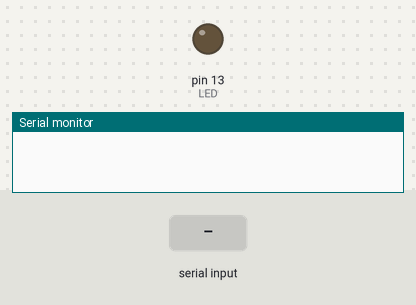
A sketch run on a simulated Arduino Uno, built with avr-gcc and run on an emulated ATmega328P. Parts: output pins drawn as LEDs (lit = HIGH), the last lines printed to the serial monitor. The test bench sets the inputs (shaded band).

Above: at 1.2 s.
1.3 s: "a\n" received over Serial
At 1.8 s:
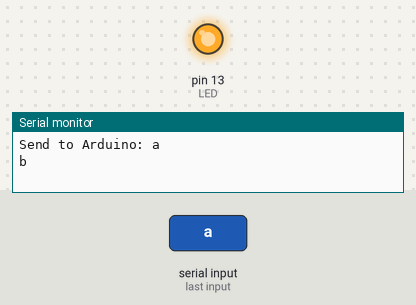
4.3 s: "b\n" received over Serial
At 5.2 s:
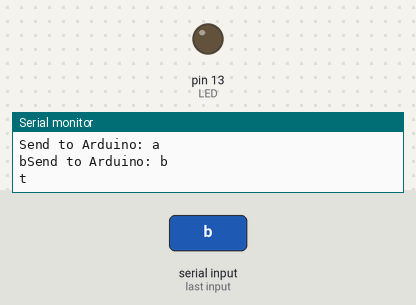
Timing chart, 0 to 7.3 s (numbered marks = the images above; inputs shaded):
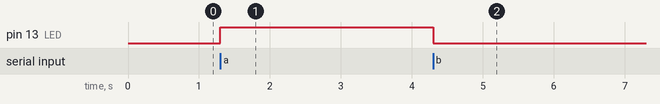

Measured:
- after the input at 1.3 s, pin 13 (LED): LOW → HIGH at once
- after the input at 4.3 s, pin 13 (LED): HIGH → LOW at once

The sketch:

Test_UART.ino
```cpp
const int LED = 13; //Sử dụng chân 13 trên board để điều khiển đèn LED
String data = "";   //Khai báo biến data lưu lệnh mà người dùng nhập
void setup()
{
  pinMode(LED, OUTPUT);
  digitalWrite(LED,LOW); // Ban đầu cho đèn LED tắt
  Serial.begin(9600); // Khai báo sử dụng Serial với tốc độ baud = 9600
}
void loop()
{
  if (Serial.available() > 0)
  {
      char c = Serial.read(); //Đọc từng kí tự
      // Kiểm tra khi kết thúc câu lệnh
      if (c == '\n'){
        Serial.print("Send to Arduino: ");
        Serial.println(data);
        if (data == "a"){
          Serial.print("b");
          digitalWrite(LED,HIGH);
        } else
        if (data == "b"){
          Serial.print("t");
          digitalWrite(LED,LOW);
        }
        data = "";
      } else
        data = data + c;

     //Print byte of data
  }
}
```
